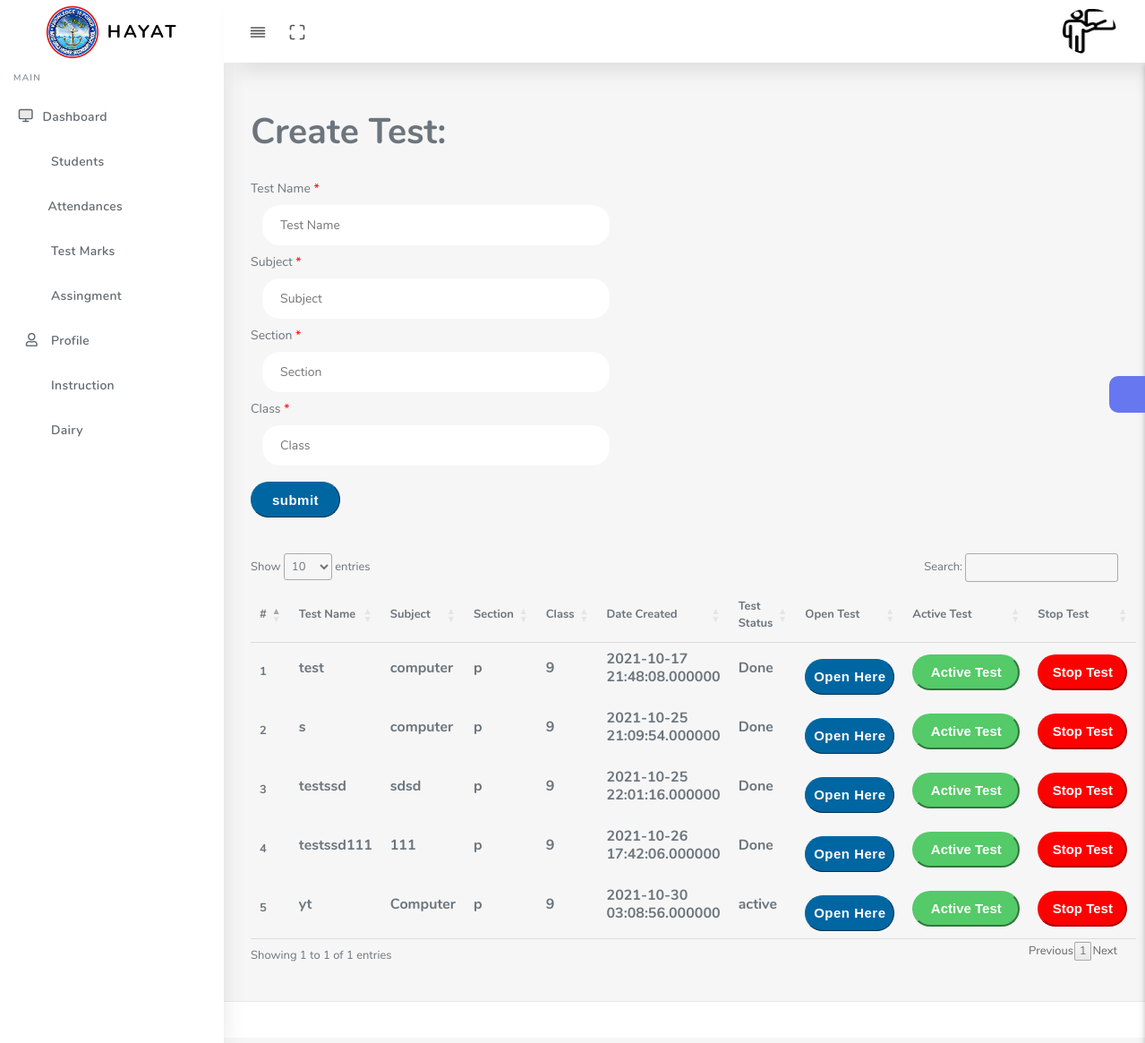
Screenshot of /teacher/marks.php (signed in) with the database file from the repository.
### tables this page shows
CREATE TABLE `test_data` (
  `test_id` int(255) NOT NULL,
  `test_name` varchar(100) NOT NULL,
  `subject` varchar(100) NOT NULL,
  `t_id` varchar(100) NOT NULL,
  `section` varchar(20) NOT NULL,
  `class` varchar(20) NOT NULL,
  `time` varchar(4) NOT NULL,
  `status` varchar(20) NOT NULL DEFAULT 'unactive' COMMENT 'Active Exam Or Not',
  `created` datetime(6) DEFAULT CURRENT_TIMESTAMP(6),
  `admin_approval` int(2) NOT NULL DEFAULT '0' COMMENT 'admin approve of exams or not(testing phase)'
);

### teacher/marks.php (the view, shortened to what this page needs)
<?php
include '../connection/config.php';
$tid = $_SESSION["t_id"];
$sql_img = "select user_image from `teachers` where t_id ='$tid' and user_image = '0'";
$conn_img = mysqli_query($conn,$sql_img);
$p_img= mysqli_num_rows($conn_img);
?>
<!DOCTYPE html>
<html lang="en">
<head>
  <link rel="stylesheet" href="assets/css/app.min.css">
  <link rel="stylesheet" href="assets/css/style.css">
  <link rel="stylesheet" href="assets/css/components.css">
  <link rel="stylesheet" href="assets/css/custom.css">
  <link rel="stylesheet" type="text/css" href="https://cdn.datatables.net/1.10.25/css/jquery.dataTables.css">
</head>
<body>
  <div id="app">
    <div class="main-wrapper main-wrapper-1">
      <div class="navbar-bg"></div>
      <nav class="navbar navbar-expand-lg main-navbar sticky">
        <div class="form-inline mr-auto">
          <ul class="navbar-nav mr-3">
            <li><a href="#" data-toggle="sidebar" class="nav-link nav-link-lg
									collapse-btn"> <i data-feather="align-justify"></i></a></li>
            <li><a href="#" class="nav-link nav-link-lg fullscreen-btn">
                <i data-feather="maximize"></i>
              </a></li>
          </ul>
        </div>
        <ul class="navbar-nav navbar-right">
          <li class="dropdown"><a href="#" data-toggle="dropdown"
              class="nav-link dropdown-toggle nav-link-lg nav-link-user">
    <?php
    if($p_img == 1){
      echo  "<img id='profileImage' src='assets/img/teacher.png' class='mobile_profile_image' alt='Please Uploaded Photo'>";
}else{
   echo  "<img id='profileImage' src='$uimg' class='mobile_profile_image' alt='Uploaded Photo'>";
}
      ?>
      <span class="d-sm-none d-lg-inline-block"></span></a>
          </li>
        </ul>
      </nav>
      <div class="main-sidebar sidebar-style-2">
        <aside id="sidebar-wrapper">
          <div class="sidebar-brand">
            <a href="index.html"> <img alt="image" src="../assets/images/logo.jpg" id="logo_header" class="header-logo" /> <span
                class="logo-name">HAYAT</span>
            </a>
          </div>
          <ul class="sidebar-menu">
            <li class="menu-header">Main</li>
            <li class="dropdown">
              <a href="dashboard.php" class="nav-link"><i data-feather="monitor"></i><span>Dashboard</span></a>
            </li>
            <li class="dropdown">
              <a href="select_s.php" class="nav-link"><i class="fas fa-user-graduate"></i><span>Students</span></a>
            </li>
            <li class="dropdown">
              <a href="pre_att.php" class="nav-link"><i class="fa fa-tasks" aria-hidden="true"></i><span>Attendances</span></a>
            </li>
            <li class="dropdown">
              <a href="marks.php" class="nav-link"><i class="fas fa-book-open"></i><span>Test Marks</span></a>
            </li>
            <li class="dropdown">
              <a href="assingment.php" class="nav-link"><i class="fas fa-shapes"></i><span>Assingment</span></a>
            </li>
            <li class="dropdown">
              <a href="profile.php" class="nav-link"><i class="far fa-user"></i><span>Profile</span></a>
            </li>
            <li class="dropdown">
              <a href="instruction.php" class="nav-link"><i class="fas fa-book-open"></i><span>Instruction</span></a>
            </li>
            <li class="dropdown">
              <a href="dairy.php" class="nav-link"><i class="fas fa-book-open"></i><span>Dairy</span></a>
            </li>
          </ul>
        </aside>
      </div>
      <div class="main-content">
        <section class="section">
          <div class="section-body">
<div class="createxam">
<form action="" method="post">
<h1>Create Test:</h1><br>
Test Name <span id="req">*</span><br>
<input class="data_st" type="text" name="test" placeholder="Test Name"><br>
Subject <span id="req">*</span><br>
<input class="data_st" type="text" name="sub" placeholder="Subject"><br>
Section <span id="req">*</span><br>
<input class="data_st" type="text" name="section" placeholder="Section"><br>
Class <span id="req">*</span><br>
<input class="data_st" type="text" name="class" placeholder="Class"><br>
<input class="btn" type="submit" value="submit" name="enter_test">
</form>
</div>
<div class="createdexam">
<table id="table_exam" >
  <thead>
    <tr>
    <th>#</th>
    <th>Test Name</th>
    <th>Subject</th>
    <th>Section</th>
    <th>Class</th>
    <th>Date Created</th>
    <th>Test Status</th>
    <th>Open Test</th>
    <th>Active Test</th>
    <th>Stop Test</th>
    </tr>
   </thead>
   <?php
$sql_created_exam = "SELECT * FROM `test_data` where t_id = '$tid'";
$result_e = mysqli_query($conn,$sql_created_exam);
$result_num_exam = mysqli_num_rows($result_e);
$i =1;
if($result_num_exam >= 1){
while($test_created = mysqli_fetch_assoc($result_e)){
    $test_name = $test_created['test_name'];
    $created = $test_created['created'];
    $subject = $test_created['subject'];
    $status = $test_created['status'];
    $test_id = $test_created['test_id'];
    $section = $test_created['section'];
    $class = $test_created['class'];
            echo  "<tbody>".
            "<tr>".
            "<th scope='row'>$i</th>".
            "<td>"."<h6>$test_name</h6>"."</td>".
            "<td>"."<h6>$subject</h6>"."</td>".
            "<td>"."<h6>$section</h6>"."</td>".
            "<td>"."<h6>$class</h6>"."</td>".
            "<td>"."<h6>$created</h6>"."</td>".
            "<td id='status-$i' >"."<h6>$status</h6>"."</td>".
            "<td>"."<form method='post'>
            <input type='hidden' name='id' value='"."$test_id"."'>
            <input type='hidden' name='ex_n' value='"."$test_name"."'>
            <input type='hidden' name='sub_p' value='"."$subject"."'>
            <input type='submit' class='btn' value='Open Here' name='open_test'>
            </form>"."</td>".
            "<td>"."<form method='post'>
            <input type='hidden' name='id' value='"."$test_id"."'>
            <input type='submit' id='btn_a-$i' class='btn_a' value='Active Test' name='active_test'>
            </form>"."</td>".
            "<td>"."<form method='post'>
            <input type='hidden' name='id' value='"."$test_id"."'>
            <input type='submit' id='btn_b-$i' class='btn_b' value='Stop Test' name='done_test'>
            </form>"."</td>".
            "</tr>";
            $i =$i +1;
    }
    echo "</tbody>".
     "</table>";
}
?>
</div>
</div>
        </section>
        <div class="settingSidebar">
          <a href="javascript:void(0)" class="settingPanelToggle"> <i class="fa fa-spin fa-cog"></i>
          </a>
        </div>
      </div>
      <footer class="main-footer">
      </footer>
    </div>
  </div>
</body>
</html>

### teacher/marks.php (style rules this page uses)
#logo_header { width: 60px; height: 60px; }
#profileImage { width: 50px; height: 50px; border-radius: 30px; }
#req { color: red; }
.data_st { width: 40%; padding: 12px 20px; margin: 8px 0; margin-left: 13px; border-width:0px; border:none; outline-style: 1px solid #eee; border-radius: 20px; }
.btn { background: #0066A2; color: white; border-style: outset; border-color: #0066A2; height: 50px; width: 120px; font: bold 15px arial, sans-serif; text-shadow:none; margin-top: 10px; padding: 0px; border-radius: 80px; }
#profileImage { width: 60px; }
td { padding: 8px; }
th { padding: 8px; }
.btn_a { background: #54ca68; color: white; border-style: outset; border-color: #54ca68; height: 40px; width: 120px; font: bold 15px arial, sans-serif; text-shadow:none; border-radius: 20px; margin-left: 0px; }
.btn_b { background: red; color: white; border-style: outset; border-color: red; height: 40px; width: 100px; font: bold 15px arial, sans-serif; text-shadow:none; border-radius: 20px; margin-left: 0px; }
.btn { background: #0066A2; color: white; border-style: outset; border-color: #0066A2; height: 40px; width: 100px; font: bold 15px arial, sans-serif; text-shadow:none; border-radius: 20px; margin-left: 0px; }

### rows the page displays
test_data: test_name "test", subject "computer", section "p", class "9", created "2021-10-17 21:48:08.000000", status "Done"
test_data: test_name "s", subject "computer", section "p", class "9", created "2021-10-25 21:09:54.000000", status "Done"
test_data: test_name "testssd", subject "sdsd", section "p", class "9", created "2021-10-25 22:01:16.000000", status "Done"
test_data: test_name "testssd111", subject "111", section "p", class "9", created "2021-10-26 17:42:06.000000", status "Done"
test_data: test_name "yt", subject "Computer", section "p", class "9", created "2021-10-30 03:08:56.000000", status "active"
